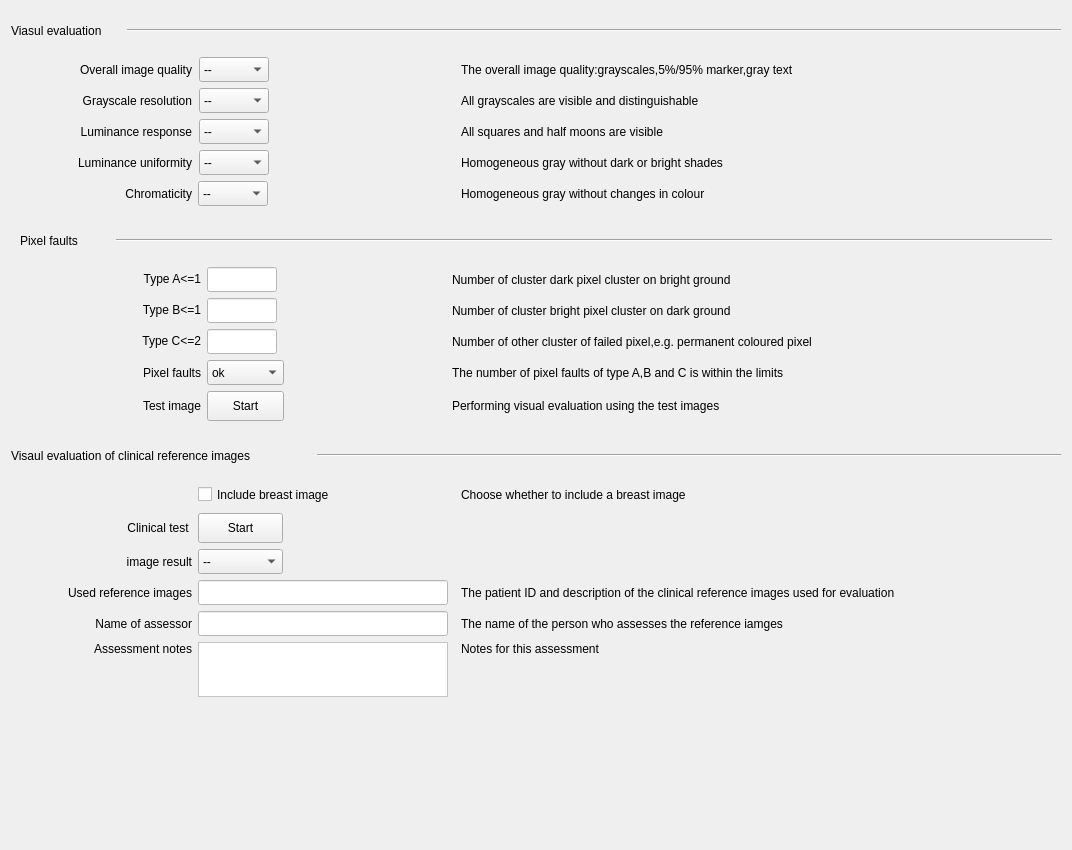
<?xml version="1.0" encoding="UTF-8"?>
<ui version="4.0">
 <class>VisualEvaluation</class>
 <widget class="QWidget" name="VisualEvaluation">
  <property name="geometry">
   <rect>
    <x>0</x>
    <y>0</y>
    <width>1072</width>
    <height>850</height>
   </rect>
  </property>
  <property name="windowTitle">
   <string>Form</string>
  </property>
  <layout class="QGridLayout" name="gridLayout_3">
   <item row="0" column="0">
    <layout class="QHBoxLayout" name="horizontalLayout_84">
     <item>
      <widget class="QLabel" name="label_197">
       <property name="minimumSize">
        <size>
         <width>110</width>
         <height>40</height>
        </size>
       </property>
       <property name="maximumSize">
        <size>
         <width>110</width>
         <height>60</height>
        </size>
       </property>
       <property name="text">
        <string>Viasul evaluation</string>
       </property>
      </widget>
     </item>
     <item>
      <widget class="Line" name="line_17">
       <property name="orientation">
        <enum>Qt::Horizontal</enum>
       </property>
      </widget>
     </item>
    </layout>
   </item>
   <item row="1" column="0">
    <layout class="QVBoxLayout" name="verticalLayout">
     <item>
      <widget class="QWidget" name="widget_overall" native="true">
       <layout class="QHBoxLayout" name="horizontalLayout">
        <property name="spacing">
         <number>7</number>
        </property>
        <property name="leftMargin">
         <number>0</number>
        </property>
        <property name="topMargin">
         <number>0</number>
        </property>
        <property name="rightMargin">
         <number>0</number>
        </property>
        <property name="bottomMargin">
         <number>0</number>
        </property>
        <item>
         <widget class="QLabel" name="label_198">
          <property name="minimumSize">
           <size>
            <width>181</width>
            <height>0</height>
           </size>
          </property>
          <property name="maximumSize">
           <size>
            <width>181</width>
            <height>16777215</height>
           </size>
          </property>
          <property name="text">
           <string>Overall image quality</string>
          </property>
          <property name="alignment">
           <set>Qt::AlignRight|Qt::AlignTrailing|Qt::AlignVCenter</set>
          </property>
         </widget>
        </item>
        <item>
         <widget class="QComboBox" name="OverallImageQuality_comboBox">
          <property name="sizePolicy">
           <sizepolicy hsizetype="Preferred" vsizetype="Fixed">
            <horstretch>70</horstretch>
            <verstretch>0</verstretch>
           </sizepolicy>
          </property>
          <property name="minimumSize">
           <size>
            <width>70</width>
            <height>25</height>
           </size>
          </property>
          <property name="maximumSize">
           <size>
            <width>70</width>
            <height>25</height>
           </size>
          </property>
          <item>
           <property name="text">
            <string>--</string>
           </property>
          </item>
          <item>
           <property name="text">
            <string>ok</string>
           </property>
          </item>
          <item>
           <property name="text">
            <string>failed</string>
           </property>
          </item>
         </widget>
        </item>
        <item>
         <spacer name="horizontalSpacer_41">
          <property name="orientation">
           <enum>Qt::Horizontal</enum>
          </property>
          <property name="sizeHint" stdset="0">
           <size>
            <width>40</width>
            <height>20</height>
           </size>
          </property>
         </spacer>
        </item>
        <item>
         <widget class="QLabel" name="label_199">
          <property name="minimumSize">
           <size>
            <width>600</width>
            <height>0</height>
           </size>
          </property>
          <property name="maximumSize">
           <size>
            <width>600</width>
            <height>16777215</height>
           </size>
          </property>
          <property name="text">
           <string>The overall image quality:grayscales,5%/95% marker,gray text</string>
          </property>
         </widget>
        </item>
       </layout>
      </widget>
     </item>
     <item>
      <widget class="QWidget" name="widget_grayscale" native="true">
       <layout class="QHBoxLayout" name="horizontalLayout_4">
        <property name="spacing">
         <number>7</number>
        </property>
        <property name="leftMargin">
         <number>0</number>
        </property>
        <property name="topMargin">
         <number>0</number>
        </property>
        <property name="rightMargin">
         <number>0</number>
        </property>
        <property name="bottomMargin">
         <number>0</number>
        </property>
        <item>
         <widget class="QLabel" name="label_200">
          <property name="minimumSize">
           <size>
            <width>181</width>
            <height>0</height>
           </size>
          </property>
          <property name="maximumSize">
           <size>
            <width>181</width>
            <height>16777215</height>
           </size>
          </property>
          <property name="text">
           <string>Grayscale resolution</string>
          </property>
          <property name="alignment">
           <set>Qt::AlignRight|Qt::AlignTrailing|Qt::AlignVCenter</set>
          </property>
         </widget>
        </item>
        <item>
         <widget class="QComboBox" name="GrayscaleResolution_comboBox">
          <property name="minimumSize">
           <size>
            <width>70</width>
            <height>25</height>
           </size>
          </property>
          <property name="maximumSize">
           <size>
            <width>70</width>
            <height>25</height>
           </size>
          </property>
          <item>
           <property name="text">
            <string>--</string>
           </property>
          </item>
          <item>
           <property name="text">
            <string>ok</string>
           </property>
          </item>
          <item>
           <property name="text">
            <string>failed</string>
           </property>
          </item>
         </widget>
        </item>
        <item>
         <spacer name="horizontalSpacer_40">
          <property name="orientation">
           <enum>Qt::Horizontal</enum>
          </property>
          <property name="sizeHint" stdset="0">
           <size>
            <width>40</width>
            <height>20</height>
           </size>
          </property>
         </spacer>
        </item>
        <item>
         <widget class="QLabel" name="label_201">
          <property name="minimumSize">
           <size>
            <width>600</width>
            <height>0</height>
           </size>
          </property>
          <property name="maximumSize">
           <size>
            <width>600</width>
            <height>16777215</height>
           </size>
          </property>
          <property name="text">
           <string>All grayscales are visible and distinguishable</string>
          </property>
         </widget>
        </item>
       </layout>
      </widget>
     </item>
     <item>
      <widget class="QWidget" name="widget_response" native="true">
       <layout class="QHBoxLayout" name="horizontalLayout_5">
        <property name="spacing">
         <number>7</number>
        </property>
        <property name="leftMargin">
         <number>0</number>
        </property>
        <property name="topMargin">
         <number>0</number>
        </property>
        <property name="rightMargin">
         <number>0</number>
        </property>
        <property name="bottomMargin">
         <number>0</number>
        </property>
        <item>
         <widget class="QLabel" name="label_202">
          <property name="minimumSize">
           <size>
            <width>181</width>
            <height>0</height>
           </size>
          </property>
          <property name="maximumSize">
           <size>
            <width>181</width>
            <height>16777215</height>
           </size>
          </property>
          <property name="text">
           <string>Luminance response</string>
          </property>
          <property name="alignment">
           <set>Qt::AlignRight|Qt::AlignTrailing|Qt::AlignVCenter</set>
          </property>
         </widget>
        </item>
        <item>
         <widget class="QComboBox" name="LumResponse_comboBox">
          <property name="minimumSize">
           <size>
            <width>70</width>
            <height>25</height>
           </size>
          </property>
          <property name="maximumSize">
           <size>
            <width>70</width>
            <height>25</height>
           </size>
          </property>
          <item>
           <property name="text">
            <string>--</string>
           </property>
          </item>
          <item>
           <property name="text">
            <string>ok</string>
           </property>
          </item>
          <item>
           <property name="text">
            <string>failed</string>
           </property>
          </item>
         </widget>
        </item>
        <item>
         <spacer name="horizontalSpacer_42">
          <property name="orientation">
           <enum>Qt::Horizontal</enum>
          </property>
          <property name="sizeHint" stdset="0">
           <size>
            <width>40</width>
            <height>20</height>
           </size>
          </property>
         </spacer>
        </item>
        <item>
         <widget class="QLabel" name="label_203">
          <property name="minimumSize">
           <size>
            <width>600</width>
            <height>0</height>
           </size>
          </property>
          <property name="maximumSize">
           <size>
            <width>600</width>
            <height>16777215</height>
           </size>
          </property>
          <property name="text">
           <string>All squares and half moons are visible</string>
          </property>
         </widget>
        </item>
       </layout>
      </widget>
     </item>
     <item>
      <widget class="QWidget" name="widget_uniformity" native="true">
       <layout class="QHBoxLayout" name="horizontalLayout_6">
        <property name="spacing">
         <number>7</number>
        </property>
        <property name="leftMargin">
         <number>0</number>
        </property>
        <property name="topMargin">
         <number>0</number>
        </property>
        <property name="rightMargin">
         <number>0</number>
        </property>
        <property name="bottomMargin">
         <number>0</number>
        </property>
        <item>
         <widget class="QLabel" name="label_204">
          <property name="minimumSize">
           <size>
            <width>181</width>
            <height>0</height>
           </size>
          </property>
          <property name="maximumSize">
           <size>
            <width>181</width>
            <height>16777215</height>
           </size>
          </property>
          <property name="text">
           <string>Luminance uniformity</string>
          </property>
          <property name="alignment">
           <set>Qt::AlignRight|Qt::AlignTrailing|Qt::AlignVCenter</set>
          </property>
         </widget>
        </item>
        <item>
         <widget class="QComboBox" name="LumUniformity_comboBox">
          <property name="minimumSize">
           <size>
            <width>70</width>
            <height>25</height>
           </size>
          </property>
          <property name="maximumSize">
           <size>
            <width>70</width>
            <height>25</height>
           </size>
          </property>
          <item>
           <property name="text">
            <string>--</string>
           </property>
          </item>
          <item>
           <property name="text">
            <string>ok</string>
           </property>
          </item>
          <item>
           <property name="text">
            <string>failed</string>
           </property>
          </item>
         </widget>
        </item>
        <item>
         <spacer name="horizontalSpacer_43">
          <property name="orientation">
           <enum>Qt::Horizontal</enum>
          </property>
          <property name="sizeHint" stdset="0">
           <size>
            <width>40</width>
            <height>20</height>
           </size>
          </property>
         </spacer>
        </item>
        <item>
         <widget class="QLabel" name="label_205">
          <property name="minimumSize">
           <size>
            <width>600</width>
            <height>0</height>
           </size>
          </property>
          <property name="maximumSize">
           <size>
            <width>600</width>
            <height>16777215</height>
           </size>
          </property>
          <property name="text">
           <string>Homogeneous gray without dark or bright shades</string>
          </property>
         </widget>
        </item>
       </layout>
      </widget>
     </item>
     <item>
      <widget class="QWidget" name="widget_chromaticity" native="true">
       <layout class="QHBoxLayout" name="horizontalLayout_7">
        <property name="leftMargin">
         <number>0</number>
        </property>
        <property name="topMargin">
         <number>0</number>
        </property>
        <property name="rightMargin">
         <number>0</number>
        </property>
        <property name="bottomMargin">
         <number>0</number>
        </property>
        <item>
         <widget class="QLabel" name="label_207">
          <property name="minimumSize">
           <size>
            <width>181</width>
            <height>0</height>
           </size>
          </property>
          <property name="maximumSize">
           <size>
            <width>181</width>
            <height>16777215</height>
           </size>
          </property>
          <property name="text">
           <string>Chromaticity</string>
          </property>
          <property name="alignment">
           <set>Qt::AlignRight|Qt::AlignTrailing|Qt::AlignVCenter</set>
          </property>
         </widget>
        </item>
        <item>
         <widget class="QComboBox" name="Chromaticity_comboBox">
          <property name="minimumSize">
           <size>
            <width>70</width>
            <height>25</height>
           </size>
          </property>
          <property name="maximumSize">
           <size>
            <width>70</width>
            <height>25</height>
           </size>
          </property>
          <item>
           <property name="text">
            <string>--</string>
           </property>
          </item>
          <item>
           <property name="text">
            <string>ok</string>
           </property>
          </item>
          <item>
           <property name="text">
            <string>failed</string>
           </property>
          </item>
         </widget>
        </item>
        <item>
         <spacer name="horizontalSpacer_45">
          <property name="orientation">
           <enum>Qt::Horizontal</enum>
          </property>
          <property name="sizeHint" stdset="0">
           <size>
            <width>40</width>
            <height>20</height>
           </size>
          </property>
         </spacer>
        </item>
        <item>
         <widget class="QLabel" name="label_206">
          <property name="minimumSize">
           <size>
            <width>600</width>
            <height>0</height>
           </size>
          </property>
          <property name="maximumSize">
           <size>
            <width>600</width>
            <height>16777215</height>
           </size>
          </property>
          <property name="text">
           <string>Homogeneous gray without changes in colour</string>
          </property>
         </widget>
        </item>
       </layout>
      </widget>
     </item>
    </layout>
   </item>
   <item row="2" column="0">
    <widget class="QFrame" name="frame_pixel">
     <layout class="QGridLayout" name="gridLayout_2">
      <item row="0" column="0" colspan="4">
       <layout class="QHBoxLayout" name="horizontalLayout_85">
        <item>
         <widget class="QLabel" name="label_208">
          <property name="minimumSize">
           <size>
            <width>90</width>
            <height>40</height>
           </size>
          </property>
          <property name="maximumSize">
           <size>
            <width>90</width>
            <height>40</height>
           </size>
          </property>
          <property name="text">
           <string>Pixel faults</string>
          </property>
         </widget>
        </item>
        <item>
         <widget class="Line" name="line_18">
          <property name="orientation">
           <enum>Qt::Horizontal</enum>
          </property>
         </widget>
        </item>
       </layout>
      </item>
      <item row="1" column="0">
       <widget class="QLabel" name="label_209">
        <property name="minimumSize">
         <size>
          <width>181</width>
          <height>0</height>
         </size>
        </property>
        <property name="maximumSize">
         <size>
          <width>181</width>
          <height>16777215</height>
         </size>
        </property>
        <property name="text">
         <string>Type A&lt;=1</string>
        </property>
        <property name="alignment">
         <set>Qt::AlignRight|Qt::AlignTrailing|Qt::AlignVCenter</set>
        </property>
       </widget>
      </item>
      <item row="1" column="1">
       <widget class="QLineEdit" name="TypeA_lineEdit">
        <property name="minimumSize">
         <size>
          <width>70</width>
          <height>25</height>
         </size>
        </property>
        <property name="maximumSize">
         <size>
          <width>70</width>
          <height>25</height>
         </size>
        </property>
        <property name="styleSheet">
         <string notr="true">background-color: rgb(255, 255, 255);</string>
        </property>
       </widget>
      </item>
      <item row="1" column="3">
       <widget class="QLabel" name="label_210">
        <property name="text">
         <string>Number of cluster dark pixel cluster on bright ground</string>
        </property>
       </widget>
      </item>
      <item row="2" column="0">
       <widget class="QLabel" name="label_211">
        <property name="minimumSize">
         <size>
          <width>181</width>
          <height>0</height>
         </size>
        </property>
        <property name="maximumSize">
         <size>
          <width>181</width>
          <height>16777215</height>
         </size>
        </property>
        <property name="text">
         <string>Type B&lt;=1</string>
        </property>
        <property name="alignment">
         <set>Qt::AlignRight|Qt::AlignTrailing|Qt::AlignVCenter</set>
        </property>
       </widget>
      </item>
      <item row="2" column="1">
       <widget class="QLineEdit" name="TypeB_lineEdit">
        <property name="minimumSize">
         <size>
          <width>70</width>
          <height>25</height>
         </size>
        </property>
        <property name="maximumSize">
         <size>
          <width>70</width>
          <height>25</height>
         </size>
        </property>
        <property name="styleSheet">
         <string notr="true">background-color: rgb(255, 255, 255);</string>
        </property>
       </widget>
      </item>
      <item row="2" column="2">
       <spacer name="horizontalSpacer_44">
        <property name="orientation">
         <enum>Qt::Horizontal</enum>
        </property>
        <property name="sizeHint" stdset="0">
         <size>
          <width>40</width>
          <height>20</height>
         </size>
        </property>
       </spacer>
      </item>
      <item row="2" column="3">
       <widget class="QLabel" name="label_212">
        <property name="text">
         <string>Number of cluster bright pixel cluster on dark ground</string>
        </property>
       </widget>
      </item>
      <item row="3" column="0">
       <widget class="QLabel" name="label_213">
        <property name="minimumSize">
         <size>
          <width>181</width>
          <height>0</height>
         </size>
        </property>
        <property name="maximumSize">
         <size>
          <width>181</width>
          <height>16777215</height>
         </size>
        </property>
        <property name="text">
         <string>Type C&lt;=2</string>
        </property>
        <property name="alignment">
         <set>Qt::AlignRight|Qt::AlignTrailing|Qt::AlignVCenter</set>
        </property>
       </widget>
      </item>
      <item row="3" column="1">
       <widget class="QLineEdit" name="TypeC_lineEdit">
        <property name="minimumSize">
         <size>
          <width>70</width>
          <height>25</height>
         </size>
        </property>
        <property name="maximumSize">
         <size>
          <width>70</width>
          <height>25</height>
         </size>
        </property>
        <property name="styleSheet">
         <string notr="true">background-color: rgb(255, 255, 255);</string>
        </property>
       </widget>
      </item>
      <item row="3" column="3">
       <widget class="QLabel" name="label_214">
        <property name="text">
         <string>Number of other cluster of failed pixel,e.g. permanent coloured pixel</string>
        </property>
       </widget>
      </item>
      <item row="4" column="0">
       <widget class="QLabel" name="label_215">
        <property name="minimumSize">
         <size>
          <width>181</width>
          <height>0</height>
         </size>
        </property>
        <property name="maximumSize">
         <size>
          <width>181</width>
          <height>16777215</height>
         </size>
        </property>
        <property name="text">
         <string>Pixel faults</string>
        </property>
        <property name="alignment">
         <set>Qt::AlignRight|Qt::AlignTrailing|Qt::AlignVCenter</set>
        </property>
       </widget>
      </item>
      <item row="4" column="1">
       <widget class="QComboBox" name="PixelFaults_comboBox">
        <property name="minimumSize">
         <size>
          <width>70</width>
          <height>25</height>
         </size>
        </property>
        <property name="maximumSize">
         <size>
          <width>90</width>
          <height>25</height>
         </size>
        </property>
        <item>
         <property name="text">
          <string>ok</string>
         </property>
        </item>
        <item>
         <property name="text">
          <string>failed</string>
         </property>
        </item>
       </widget>
      </item>
      <item row="4" column="2">
       <spacer name="horizontalSpacer_50">
        <property name="orientation">
         <enum>Qt::Horizontal</enum>
        </property>
        <property name="sizeHint" stdset="0">
         <size>
          <width>40</width>
          <height>20</height>
         </size>
        </property>
       </spacer>
      </item>
      <item row="4" column="3">
       <widget class="QLabel" name="label_216">
        <property name="minimumSize">
         <size>
          <width>600</width>
          <height>0</height>
         </size>
        </property>
        <property name="maximumSize">
         <size>
          <width>500</width>
          <height>16777215</height>
         </size>
        </property>
        <property name="text">
         <string>The number of pixel faults of type A,B and C is within the limits</string>
        </property>
       </widget>
      </item>
      <item row="5" column="0">
       <widget class="QLabel" name="label_228">
        <property name="minimumSize">
         <size>
          <width>181</width>
          <height>0</height>
         </size>
        </property>
        <property name="maximumSize">
         <size>
          <width>181</width>
          <height>16777215</height>
         </size>
        </property>
        <property name="text">
         <string>Test image</string>
        </property>
        <property name="alignment">
         <set>Qt::AlignRight|Qt::AlignTrailing|Qt::AlignVCenter</set>
        </property>
       </widget>
      </item>
      <item row="5" column="1">
       <widget class="QPushButton" name="QaVisibleTest">
        <property name="minimumSize">
         <size>
          <width>70</width>
          <height>30</height>
         </size>
        </property>
        <property name="maximumSize">
         <size>
          <width>85</width>
          <height>16777215</height>
         </size>
        </property>
        <property name="text">
         <string>Start</string>
        </property>
       </widget>
      </item>
      <item row="5" column="2">
       <spacer name="horizontalSpacer_48">
        <property name="orientation">
         <enum>Qt::Horizontal</enum>
        </property>
        <property name="sizeHint" stdset="0">
         <size>
          <width>159</width>
          <height>20</height>
         </size>
        </property>
       </spacer>
      </item>
      <item row="5" column="3">
       <widget class="QLabel" name="label_229">
        <property name="minimumSize">
         <size>
          <width>600</width>
          <height>0</height>
         </size>
        </property>
        <property name="maximumSize">
         <size>
          <width>500</width>
          <height>16777215</height>
         </size>
        </property>
        <property name="text">
         <string>Performing visual evaluation using the test images</string>
        </property>
       </widget>
      </item>
     </layout>
    </widget>
   </item>
   <item row="3" column="0">
    <layout class="QHBoxLayout" name="horizontalLayout_86">
     <item>
      <widget class="QLabel" name="label_217">
       <property name="minimumSize">
        <size>
         <width>300</width>
         <height>40</height>
        </size>
       </property>
       <property name="maximumSize">
        <size>
         <width>300</width>
         <height>40</height>
        </size>
       </property>
       <property name="text">
        <string>Visaul evaluation of clinical reference images</string>
       </property>
      </widget>
     </item>
     <item>
      <widget class="Line" name="line_19">
       <property name="orientation">
        <enum>Qt::Horizontal</enum>
       </property>
      </widget>
     </item>
    </layout>
   </item>
   <item row="4" column="0">
    <layout class="QGridLayout" name="gridLayout">
     <item row="0" column="1">
      <widget class="QCheckBox" name="checkBoxSelectBreast">
       <property name="minimumSize">
        <size>
         <width>0</width>
         <height>25</height>
        </size>
       </property>
       <property name="text">
        <string>Include breast image</string>
       </property>
      </widget>
     </item>
     <item row="0" column="3">
      <widget class="QLabel" name="label_223">
       <property name="minimumSize">
        <size>
         <width>600</width>
         <height>0</height>
        </size>
       </property>
       <property name="maximumSize">
        <size>
         <width>600</width>
         <height>16777215</height>
        </size>
       </property>
       <property name="text">
        <string>Choose whether to include a breast image</string>
       </property>
      </widget>
     </item>
     <item row="1" column="0">
      <widget class="QLabel" name="label_230">
       <property name="minimumSize">
        <size>
         <width>181</width>
         <height>0</height>
        </size>
       </property>
       <property name="maximumSize">
        <size>
         <width>181</width>
         <height>16777215</height>
        </size>
       </property>
       <property name="text">
        <string>Clinical test </string>
       </property>
       <property name="alignment">
        <set>Qt::AlignRight|Qt::AlignTrailing|Qt::AlignVCenter</set>
       </property>
      </widget>
     </item>
     <item row="1" column="1">
      <widget class="QPushButton" name="QaClinicalTest">
       <property name="minimumSize">
        <size>
         <width>70</width>
         <height>30</height>
        </size>
       </property>
       <property name="maximumSize">
        <size>
         <width>85</width>
         <height>16777215</height>
        </size>
       </property>
       <property name="text">
        <string>Start</string>
       </property>
      </widget>
     </item>
     <item row="2" column="0">
      <widget class="QLabel" name="label_218">
       <property name="minimumSize">
        <size>
         <width>181</width>
         <height>0</height>
        </size>
       </property>
       <property name="maximumSize">
        <size>
         <width>181</width>
         <height>16777215</height>
        </size>
       </property>
       <property name="text">
        <string> image result</string>
       </property>
       <property name="alignment">
        <set>Qt::AlignRight|Qt::AlignTrailing|Qt::AlignVCenter</set>
       </property>
      </widget>
     </item>
     <item row="2" column="1">
      <widget class="QComboBox" name="ClinicalImageResult_comboBox">
       <property name="minimumSize">
        <size>
         <width>69</width>
         <height>25</height>
        </size>
       </property>
       <property name="maximumSize">
        <size>
         <width>85</width>
         <height>25</height>
        </size>
       </property>
       <item>
        <property name="text">
         <string>--</string>
        </property>
       </item>
       <item>
        <property name="text">
         <string>ok</string>
        </property>
       </item>
       <item>
        <property name="text">
         <string>failed</string>
        </property>
       </item>
       <item>
        <property name="text">
         <string>ignore</string>
        </property>
       </item>
      </widget>
     </item>
     <item row="3" column="0">
      <widget class="QLabel" name="label_219">
       <property name="minimumSize">
        <size>
         <width>181</width>
         <height>0</height>
        </size>
       </property>
       <property name="maximumSize">
        <size>
         <width>181</width>
         <height>16777215</height>
        </size>
       </property>
       <property name="text">
        <string>Used reference images</string>
       </property>
       <property name="alignment">
        <set>Qt::AlignRight|Qt::AlignTrailing|Qt::AlignVCenter</set>
       </property>
      </widget>
     </item>
     <item row="3" column="1">
      <widget class="QLineEdit" name="ReferenceImages_lineEdit">
       <property name="sizePolicy">
        <sizepolicy hsizetype="Expanding" vsizetype="Fixed">
         <horstretch>0</horstretch>
         <verstretch>0</verstretch>
        </sizepolicy>
       </property>
       <property name="minimumSize">
        <size>
         <width>0</width>
         <height>25</height>
        </size>
       </property>
       <property name="maximumSize">
        <size>
         <width>250</width>
         <height>25</height>
        </size>
       </property>
       <property name="styleSheet">
        <string notr="true">background-color: rgb(255, 255, 255);</string>
       </property>
      </widget>
     </item>
     <item row="3" column="2">
      <spacer name="horizontalSpacer">
       <property name="orientation">
        <enum>Qt::Horizontal</enum>
       </property>
       <property name="sizeHint" stdset="0">
        <size>
         <width>17</width>
         <height>20</height>
        </size>
       </property>
      </spacer>
     </item>
     <item row="3" column="3">
      <widget class="QLabel" name="label_220">
       <property name="minimumSize">
        <size>
         <width>600</width>
         <height>0</height>
        </size>
       </property>
       <property name="maximumSize">
        <size>
         <width>600</width>
         <height>16777215</height>
        </size>
       </property>
       <property name="text">
        <string>The patient ID and description of the clinical reference images used for evaluation</string>
       </property>
      </widget>
     </item>
     <item row="4" column="0">
      <widget class="QLabel" name="label_221">
       <property name="minimumSize">
        <size>
         <width>181</width>
         <height>0</height>
        </size>
       </property>
       <property name="maximumSize">
        <size>
         <width>181</width>
         <height>16777215</height>
        </size>
       </property>
       <property name="text">
        <string>Name of assessor</string>
       </property>
       <property name="alignment">
        <set>Qt::AlignRight|Qt::AlignTrailing|Qt::AlignVCenter</set>
       </property>
      </widget>
     </item>
     <item row="4" column="1">
      <widget class="QLineEdit" name="AssessorName_lineEdit">
       <property name="minimumSize">
        <size>
         <width>0</width>
         <height>25</height>
        </size>
       </property>
       <property name="maximumSize">
        <size>
         <width>250</width>
         <height>25</height>
        </size>
       </property>
       <property name="styleSheet">
        <string notr="true">background-color: rgb(255, 255, 255);</string>
       </property>
      </widget>
     </item>
     <item row="4" column="3">
      <widget class="QLabel" name="label_222">
       <property name="minimumSize">
        <size>
         <width>600</width>
         <height>0</height>
        </size>
       </property>
       <property name="maximumSize">
        <size>
         <width>600</width>
         <height>16777215</height>
        </size>
       </property>
       <property name="text">
        <string>The name of the person who assesses the reference iamges</string>
       </property>
      </widget>
     </item>
     <item row="5" column="0">
      <widget class="QLabel" name="label_227">
       <property name="minimumSize">
        <size>
         <width>181</width>
         <height>55</height>
        </size>
       </property>
       <property name="maximumSize">
        <size>
         <width>181</width>
         <height>55</height>
        </size>
       </property>
       <property name="text">
        <string>Assessment notes</string>
       </property>
       <property name="alignment">
        <set>Qt::AlignRight|Qt::AlignTop|Qt::AlignTrailing</set>
       </property>
      </widget>
     </item>
     <item row="5" column="1">
      <widget class="QTextEdit" name="AssessmentNotes_textEdit">
       <property name="minimumSize">
        <size>
         <width>250</width>
         <height>55</height>
        </size>
       </property>
       <property name="maximumSize">
        <size>
         <width>250</width>
         <height>55</height>
        </size>
       </property>
       <property name="styleSheet">
        <string notr="true">background-color: rgb(255, 255, 255);</string>
       </property>
      </widget>
     </item>
     <item row="5" column="3">
      <widget class="QLabel" name="label_226">
       <property name="minimumSize">
        <size>
         <width>600</width>
         <height>55</height>
        </size>
       </property>
       <property name="maximumSize">
        <size>
         <width>600</width>
         <height>55</height>
        </size>
       </property>
       <property name="text">
        <string>Notes for this assessment</string>
       </property>
       <property name="alignment">
        <set>Qt::AlignLeading|Qt::AlignLeft|Qt::AlignTop</set>
       </property>
      </widget>
     </item>
    </layout>
   </item>
   <item row="5" column="0">
    <spacer name="verticalSpacer">
     <property name="orientation">
      <enum>Qt::Vertical</enum>
     </property>
     <property name="sizeHint" stdset="0">
      <size>
       <width>20</width>
       <height>127</height>
      </size>
     </property>
    </spacer>
   </item>
  </layout>
 </widget>
 <resources/>
 <connections/>
</ui>
